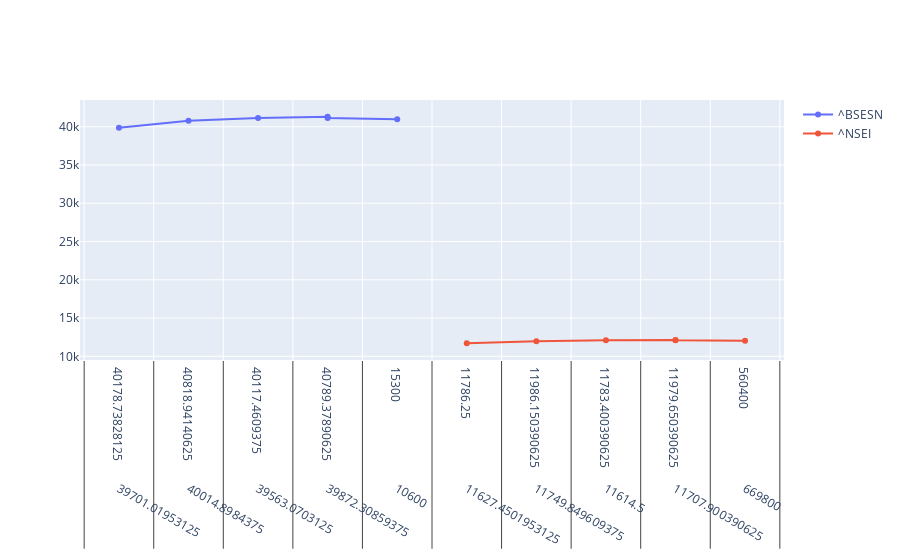

Notebook source saved alongside this figure:
### Code cell
#plotting impact on NIFTY 50 and SENSEX due to covid19
Fig = go.Figure()
Fig.add_trace(go.Scatter(x=stock['^BSESN'], y=stock['^BSESN']['Adj Close'],mode='lines+markers',name=stock['^BSESN'].name))
Fig.add_trace(go.Scatter(x=stock['^NSEI'], y=stock['^NSEI']['Adj Close'],mode='lines+markers',name=stock['^NSEI'].name))
Fig.show()
sennif_df = df_s(stock['^BSESN'], stock['^NSEI'])
sennif_df
